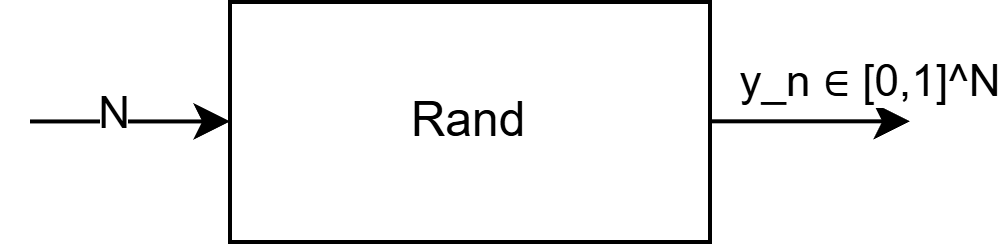
%> input picture blocks2/Rand.png, 1004 x 244 px
$ octave main_hw2.m   (GNU Octave 9; MATLAB toolbox functions it lacks are replaced by stand-ins)
%> lines starting %> are read from the running program, lines starting %| are printed output that depends on the picture
### WGN.m
function [y_n] = WGN(N,u,s)
y_n = u + s*randn(1,N);
end

### main_hw2.m
clc; clear all; close all;
addpath(genpath('.\PlotUtils2'));
%% Tools upgrade
% We have created the Rand, Conj, Threshold, Complex, STFT and ISTFT blocks.
% We implemented STFT\ISTFT as polyphase filters (decimation\interpolation and
% filtering with "DFT" filter, which is defined using Complex block).
% Since the polyphase filters in this case is scalars so we apply them
% using Scalar block.
%
% The STFT\ISTFT was divided into multiple steps (smaller blocks):
%
% * Getting i element from DFT signal for k frequency - polyphase filter for delay i and frequency k
% * STFT_k - computes STFT for frequency k
%
% so then we call these blocks to fill the STFT\ISTFT matrices.
% The ISTFT was implemented using polyphase filters and Interpolation block
% from HW1. In addition we have defined Circshift which was applied after
% the interpolation in order tp align samples in the time domain for each
% frame. Using this implementation there is no redundant multiplications and its
% memory efficient.
fontSize = 20;

figure;
imshow(imread("blocks2\Rand.png"));
title("Rand block diagram", 'FontSize', fontSize);

figure;
imshow(imread("blocks2\Conj.png"));
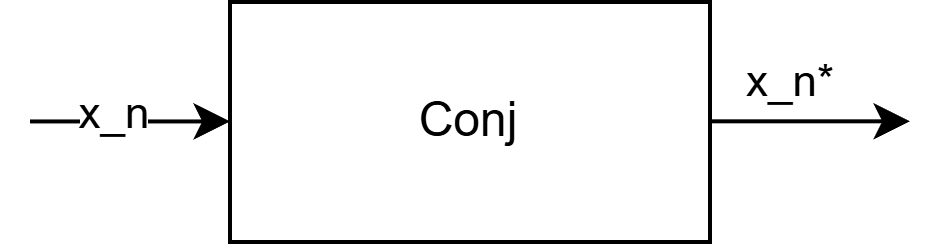
%> input picture blocks2/Conj.png, 944 x 244 px
title("Conj block diagram", 'FontSize', fontSize);

figure;
imshow(imread("blocks2\Threshold.png"));
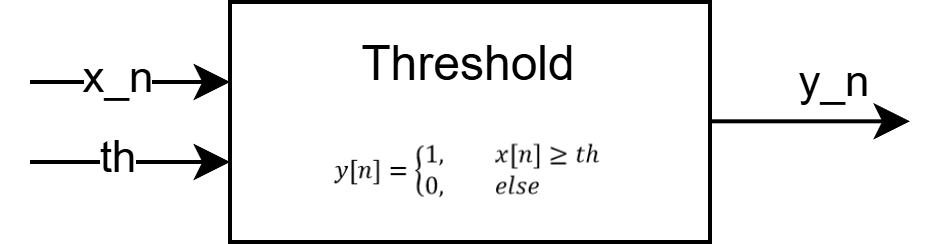
%> input picture blocks2/Threshold.png, 944 x 244 px
title("Threshold block diagram", 'FontSize', fontSize);

figure;
imshow(imread("blocks2\Complex.png"));
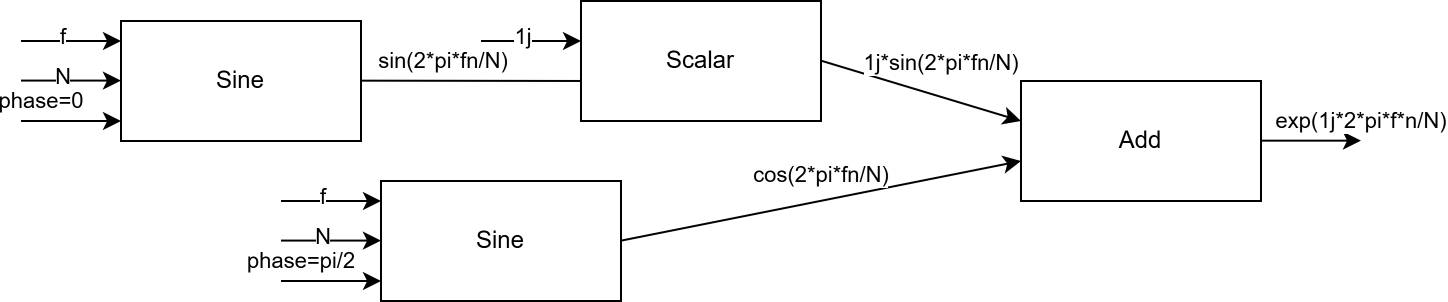
%> input picture blocks2/Complex.png, 2896 x 604 px (shown at 1/2 size)
title("Complex block diagram", 'FontSize', fontSize);

figure;
imshow(imread("blocks2\Circshift.png"));
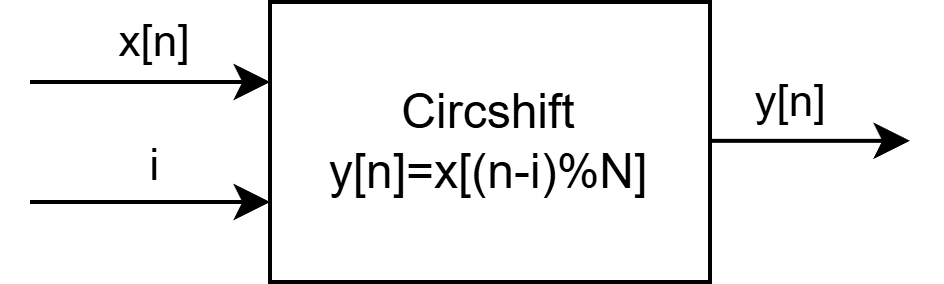
%> input picture blocks2/Circshift.png, 944 x 284 px
title("Circshift block diagram", 'FontSize', fontSize);

figure;
imshow(imread("blocks2\Mag2db.png"));
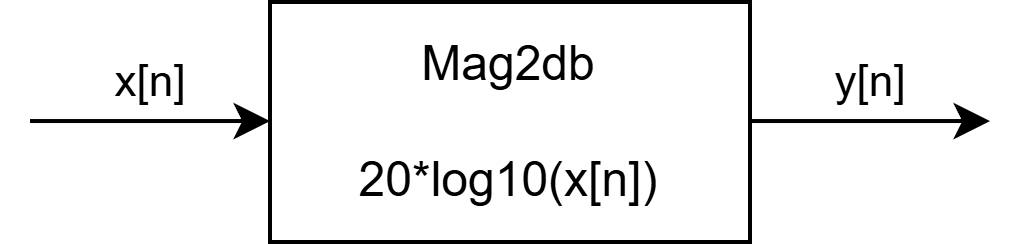
%> input picture blocks2/Mag2db.png, 1024 x 244 px
title("Mag2db block diagram", 'FontSize', fontSize);

figure;
imshow(imread("blocks2\STFT-k.png"));
%> (this line was passed over: imshow is not available in this run)
title("STFT-k block diagram", 'FontSize', fontSize);

figure;
imshow(imread("blocks2\STFT.png"));
%> (this line was passed over: imshow is not available in this run)
title("STFT block diagram", 'FontSize', fontSize);

figure;
imshow(imread("blocks2\ISTFT-k.png"));
%> (this line was passed over: imshow is not available in this run)
title("ISTFT-k block diagram", 'FontSize', fontSize);

figure;
imshow(imread("blocks2\ISTFT.png"));
%> (this line was passed over: imshow is not available in this run)
title("ISTFT block diagram", 'FontSize', fontSize);
%% Section 3
delta_time = 1;
N = 4096;
Fs = N / delta_time;
[noise_n] = WGN(N,0,1);
%% WGN with LPF
% First, lets design IIR LPF, with $Fc=500[Hz]$ and apply it on WGN using
% Filter function from HW1.
Fc = 500;              % Cutoff frequency (Hz)
freq_domain = Fs * (-N/2:N/2-1) / N;
%> (the run ends here)
